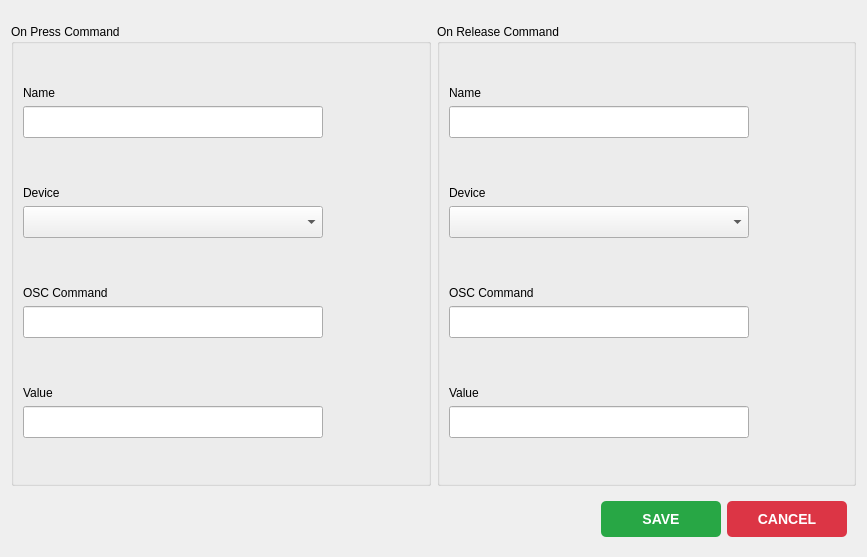
<?xml version="1.0" encoding="UTF-8"?>
<ui version="4.0">
 <class>PedalDialog</class>
 <widget class="QDialog" name="PedalDialog">
  <property name="geometry">
   <rect>
    <x>0</x>
    <y>0</y>
    <width>867</width>
    <height>557</height>
   </rect>
  </property>
  <property name="windowTitle">
   <string>Pedal</string>
  </property>
  <layout class="QGridLayout" name="gridLayout">
   <property name="topMargin">
    <number>24</number>
   </property>
   <item row="0" column="0">
    <widget class="QGroupBox" name="groupBox">
     <property name="title">
      <string>On Press Command</string>
     </property>
     <layout class="QVBoxLayout" name="verticalLayout">
      <item>
       <widget class="QWidget" name="widget_8" native="true">
        <property name="sizePolicy">
         <sizepolicy hsizetype="Maximum" vsizetype="Preferred">
          <horstretch>0</horstretch>
          <verstretch>0</verstretch>
         </sizepolicy>
        </property>
        <property name="maximumSize">
         <size>
          <width>300</width>
          <height>70</height>
         </size>
        </property>
        <layout class="QVBoxLayout" name="verticalLayout_7">
         <property name="leftMargin">
          <number>0</number>
         </property>
         <property name="rightMargin">
          <number>0</number>
         </property>
         <item>
          <widget class="QLabel" name="label_5">
           <property name="maximumSize">
            <size>
             <width>16777215</width>
             <height>40</height>
            </size>
           </property>
           <property name="text">
            <string>Name</string>
           </property>
          </widget>
         </item>
         <item>
          <widget class="QLineEdit" name="press_name_input_">
           <property name="minimumSize">
            <size>
             <width>0</width>
             <height>32</height>
            </size>
           </property>
          </widget>
         </item>
        </layout>
       </widget>
      </item>
      <item>
       <widget class="QWidget" name="widget_7" native="true">
        <property name="sizePolicy">
         <sizepolicy hsizetype="Maximum" vsizetype="Preferred">
          <horstretch>0</horstretch>
          <verstretch>0</verstretch>
         </sizepolicy>
        </property>
        <property name="maximumSize">
         <size>
          <width>300</width>
          <height>70</height>
         </size>
        </property>
        <layout class="QVBoxLayout" name="verticalLayout_6">
         <property name="leftMargin">
          <number>0</number>
         </property>
         <property name="rightMargin">
          <number>0</number>
         </property>
         <item>
          <widget class="QLabel" name="label_4">
           <property name="maximumSize">
            <size>
             <width>16777215</width>
             <height>40</height>
            </size>
           </property>
           <property name="text">
            <string>Device</string>
           </property>
          </widget>
         </item>
         <item>
          <widget class="QComboBox" name="press_device_combo_">
           <property name="minimumSize">
            <size>
             <width>0</width>
             <height>32</height>
            </size>
           </property>
          </widget>
         </item>
        </layout>
       </widget>
      </item>
      <item>
       <widget class="QWidget" name="widget_9" native="true">
        <property name="sizePolicy">
         <sizepolicy hsizetype="Maximum" vsizetype="Preferred">
          <horstretch>0</horstretch>
          <verstretch>0</verstretch>
         </sizepolicy>
        </property>
        <property name="maximumSize">
         <size>
          <width>300</width>
          <height>70</height>
         </size>
        </property>
        <layout class="QVBoxLayout" name="verticalLayout_8">
         <property name="leftMargin">
          <number>0</number>
         </property>
         <property name="rightMargin">
          <number>0</number>
         </property>
         <item>
          <widget class="QLabel" name="label_6">
           <property name="maximumSize">
            <size>
             <width>16777215</width>
             <height>40</height>
            </size>
           </property>
           <property name="text">
            <string>OSC Command</string>
           </property>
          </widget>
         </item>
         <item>
          <widget class="QLineEdit" name="press_command_input_">
           <property name="minimumSize">
            <size>
             <width>0</width>
             <height>32</height>
            </size>
           </property>
          </widget>
         </item>
        </layout>
       </widget>
      </item>
      <item>
       <widget class="QWidget" name="widget_10" native="true">
        <property name="sizePolicy">
         <sizepolicy hsizetype="Maximum" vsizetype="Preferred">
          <horstretch>0</horstretch>
          <verstretch>0</verstretch>
         </sizepolicy>
        </property>
        <property name="maximumSize">
         <size>
          <width>300</width>
          <height>70</height>
         </size>
        </property>
        <layout class="QVBoxLayout" name="verticalLayout_9">
         <property name="leftMargin">
          <number>0</number>
         </property>
         <property name="rightMargin">
          <number>0</number>
         </property>
         <item>
          <widget class="QLabel" name="label_7">
           <property name="maximumSize">
            <size>
             <width>16777215</width>
             <height>40</height>
            </size>
           </property>
           <property name="text">
            <string>Value</string>
           </property>
          </widget>
         </item>
         <item>
          <widget class="QLineEdit" name="press_value_input_">
           <property name="minimumSize">
            <size>
             <width>0</width>
             <height>32</height>
            </size>
           </property>
          </widget>
         </item>
        </layout>
       </widget>
      </item>
     </layout>
    </widget>
   </item>
   <item row="0" column="1">
    <widget class="QGroupBox" name="groupBox_2">
     <property name="title">
      <string>On Release Command</string>
     </property>
     <layout class="QVBoxLayout" name="verticalLayout_2">
      <item>
       <widget class="QWidget" name="widget_13" native="true">
        <property name="sizePolicy">
         <sizepolicy hsizetype="Maximum" vsizetype="Preferred">
          <horstretch>0</horstretch>
          <verstretch>0</verstretch>
         </sizepolicy>
        </property>
        <property name="maximumSize">
         <size>
          <width>300</width>
          <height>70</height>
         </size>
        </property>
        <layout class="QVBoxLayout" name="verticalLayout_12">
         <property name="leftMargin">
          <number>0</number>
         </property>
         <property name="rightMargin">
          <number>0</number>
         </property>
         <item>
          <widget class="QLabel" name="label_10">
           <property name="maximumSize">
            <size>
             <width>16777215</width>
             <height>40</height>
            </size>
           </property>
           <property name="text">
            <string>Name</string>
           </property>
          </widget>
         </item>
         <item>
          <widget class="QLineEdit" name="release_name_input_">
           <property name="minimumSize">
            <size>
             <width>0</width>
             <height>32</height>
            </size>
           </property>
          </widget>
         </item>
        </layout>
       </widget>
      </item>
      <item>
       <widget class="QWidget" name="widget_12" native="true">
        <property name="sizePolicy">
         <sizepolicy hsizetype="Maximum" vsizetype="Preferred">
          <horstretch>0</horstretch>
          <verstretch>0</verstretch>
         </sizepolicy>
        </property>
        <property name="maximumSize">
         <size>
          <width>300</width>
          <height>70</height>
         </size>
        </property>
        <layout class="QVBoxLayout" name="verticalLayout_11">
         <property name="leftMargin">
          <number>0</number>
         </property>
         <property name="rightMargin">
          <number>0</number>
         </property>
         <item>
          <widget class="QLabel" name="label_9">
           <property name="maximumSize">
            <size>
             <width>16777215</width>
             <height>40</height>
            </size>
           </property>
           <property name="text">
            <string>Device</string>
           </property>
          </widget>
         </item>
         <item>
          <widget class="QComboBox" name="release_device_combo_">
           <property name="minimumSize">
            <size>
             <width>0</width>
             <height>32</height>
            </size>
           </property>
          </widget>
         </item>
        </layout>
       </widget>
      </item>
      <item>
       <widget class="QWidget" name="widget_14" native="true">
        <property name="sizePolicy">
         <sizepolicy hsizetype="Maximum" vsizetype="Preferred">
          <horstretch>0</horstretch>
          <verstretch>0</verstretch>
         </sizepolicy>
        </property>
        <property name="maximumSize">
         <size>
          <width>300</width>
          <height>70</height>
         </size>
        </property>
        <layout class="QVBoxLayout" name="verticalLayout_13">
         <property name="leftMargin">
          <number>0</number>
         </property>
         <property name="rightMargin">
          <number>0</number>
         </property>
         <item>
          <widget class="QLabel" name="label_11">
           <property name="maximumSize">
            <size>
             <width>16777215</width>
             <height>40</height>
            </size>
           </property>
           <property name="text">
            <string>OSC Command</string>
           </property>
          </widget>
         </item>
         <item>
          <widget class="QLineEdit" name="release_command_input_">
           <property name="minimumSize">
            <size>
             <width>0</width>
             <height>32</height>
            </size>
           </property>
          </widget>
         </item>
        </layout>
       </widget>
      </item>
      <item>
       <widget class="QWidget" name="widget_11" native="true">
        <property name="sizePolicy">
         <sizepolicy hsizetype="Maximum" vsizetype="Preferred">
          <horstretch>0</horstretch>
          <verstretch>0</verstretch>
         </sizepolicy>
        </property>
        <property name="maximumSize">
         <size>
          <width>300</width>
          <height>70</height>
         </size>
        </property>
        <layout class="QVBoxLayout" name="verticalLayout_10">
         <property name="leftMargin">
          <number>0</number>
         </property>
         <property name="rightMargin">
          <number>0</number>
         </property>
         <item>
          <widget class="QLabel" name="label_8">
           <property name="maximumSize">
            <size>
             <width>16777215</width>
             <height>40</height>
            </size>
           </property>
           <property name="text">
            <string>Value</string>
           </property>
          </widget>
         </item>
         <item>
          <widget class="QLineEdit" name="release_value_input_">
           <property name="minimumSize">
            <size>
             <width>0</width>
             <height>32</height>
            </size>
           </property>
          </widget>
         </item>
        </layout>
       </widget>
      </item>
     </layout>
    </widget>
   </item>
   <item row="1" column="0" colspan="2">
    <widget class="QWidget" name="widget" native="true">
     <property name="sizePolicy">
      <sizepolicy hsizetype="Preferred" vsizetype="Maximum">
       <horstretch>0</horstretch>
       <verstretch>0</verstretch>
      </sizepolicy>
     </property>
     <layout class="QHBoxLayout" name="horizontalLayout">
      <item>
       <spacer name="horizontalSpacer_2">
        <property name="orientation">
         <enum>Qt::Horizontal</enum>
        </property>
        <property name="sizeHint" stdset="0">
         <size>
          <width>576</width>
          <height>34</height>
         </size>
        </property>
       </spacer>
      </item>
      <item>
       <widget class="QPushButton" name="save_button_">
        <property name="minimumSize">
         <size>
          <width>120</width>
          <height>0</height>
         </size>
        </property>
        <property name="styleSheet">
         <string notr="true"> QPushButton {
    background-color: #28a745;  /* Cor de fundo verde */
    color: white;  /* Cor do texto */
    border: none;
    border-radius: 5px;  /* Bordas arredondadas */
    padding: 10px 20px;  /* Espaçamento interno */
    font-size: 14px;
    font-weight: bold;
}

/* Estado hover - Salvar */
QPushButton:hover {
    background-color: #218838;  /* Cor mais escura quando passar o mouse */
}

/* Estado pressionado - Salvar */
QPushButton:pressed {
    background-color: #1e7e34;  /* Cor mais escura quando pressionado */
}
</string>
        </property>
        <property name="text">
         <string>SAVE</string>
        </property>
       </widget>
      </item>
      <item>
       <widget class="QPushButton" name="cancel_button_">
        <property name="minimumSize">
         <size>
          <width>120</width>
          <height>0</height>
         </size>
        </property>
        <property name="styleSheet">
         <string notr="true">/* Botão de Cancelar - Vermelho */
QPushButton {
    background-color: #dc3545;  /* Cor de fundo vermelha */
    color: white;  /* Cor do texto */
    border: none;
    border-radius: 5px;  /* Bordas arredondadas */
    padding: 10px 20px;  /* Espaçamento interno */
    font-size: 14px;
    font-weight: bold;
}

/* Estado hover - Cancelar */
QPushButton:hover {
    background-color: #c82333;  /* Cor mais escura quando passar o mouse */
}

/* Estado pressionado - Cancelar */
QPushButton:pressed {
    background-color: #bd2130;  /* Cor mais escura quando pressionado */
}</string>
        </property>
        <property name="text">
         <string>CANCEL</string>
        </property>
       </widget>
      </item>
     </layout>
    </widget>
   </item>
  </layout>
 </widget>
 <resources/>
 <connections/>
</ui>
